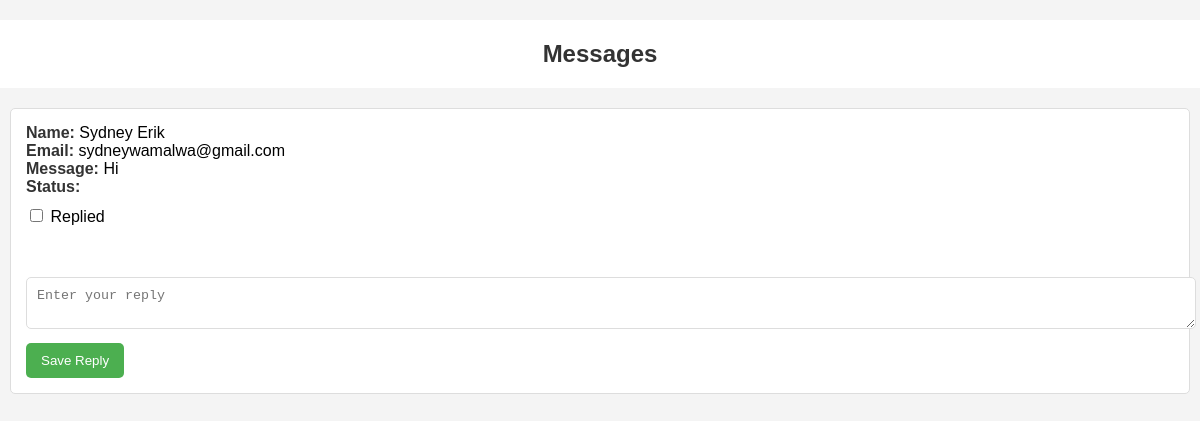
Page /Messages on the earlier database version.
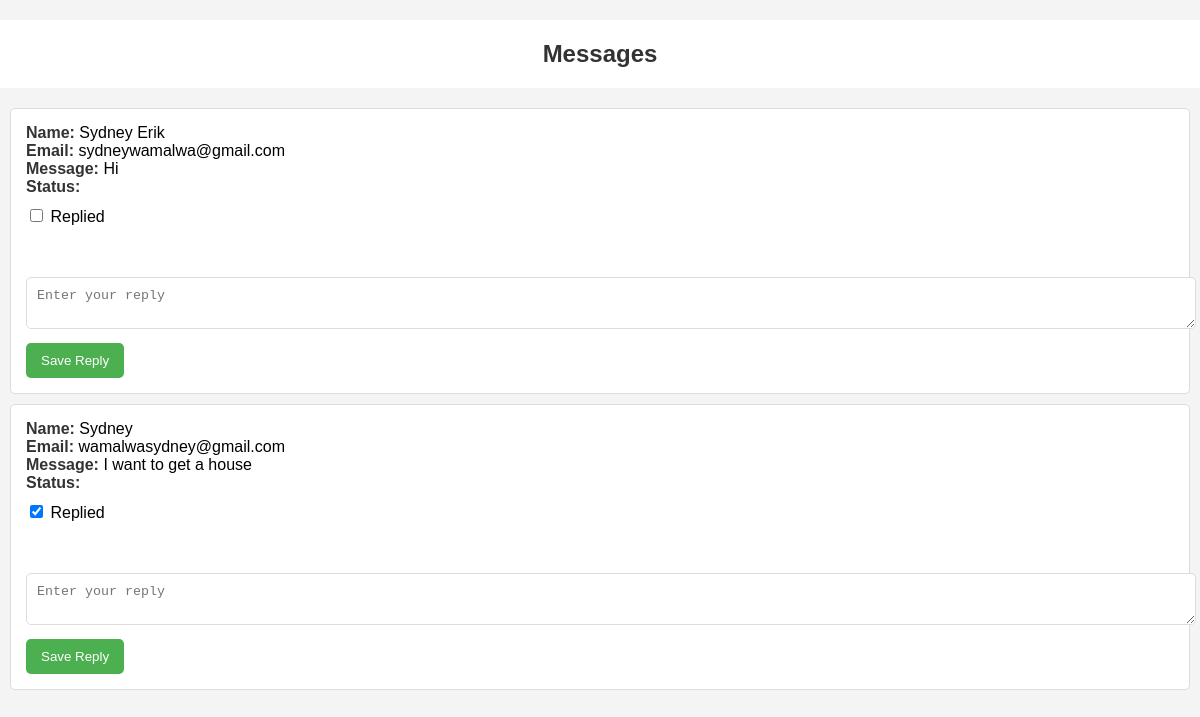
Same page on the later database version.
### tables this page shows
CREATE TABLE contacts (
                   id INTEGER PRIMARY KEY AUTOINCREMENT,
                   name TEXT NOT NULL,
                   email TEXT NOT NULL,
                   message TEXT NOT NULL,
                   user_id INTEGER NOT NULL,
                   FOREIGN KEY (user_id) REFERENCES users(id)
               );

### app.py (the view)
@app.route('/Messages')
def messages():
    with sqlite3.connect('users.db') as connection:
        cursor = connection.cursor()
        cursor.execute("SELECT * FROM contacts")
        messages = cursor.fetchall()
    return render_template('Messages.html', messages=messages)

### templates/Messages.html (shortened to what this page needs)
<!DOCTYPE html>
<html lang="en">
<head>
</head>
<body>
    <h2>Messages</h2>
    {% if messages %}
        <ul>
            {% for message in messages %}
                <li>
                    <strong>Name:</strong> {{ message[1] }}<br>
                    <strong>Email:</strong> {{ message[2] }}<br>
                    <strong>Message:</strong> {{ message[3] }}<br>
                    <strong>Status:</strong>
                    <label>
                        <input type="checkbox" {% if message[4] == 1 %}checked{% endif %} onchange="updateStatus({{ message[0] }})">
                        Replied
                    </label>
                    <br><br>
                    <textarea id="reply_{{ message[0] }}" placeholder="Enter your reply"></textarea>
                    <button onclick="saveReply({{ message[0] }})">Save Reply</button>
                </li>
            {% endfor %}
        </ul>
    {% else %}
        <p>No messages available.</p>
    {% endif %}
</body>
</html>

Differences in the rows shown:
added contacts: name "Sydney", email "wamalwasydney@gmail.com", message "I want to get a house", user_id "☑", id "Enter your reply"
